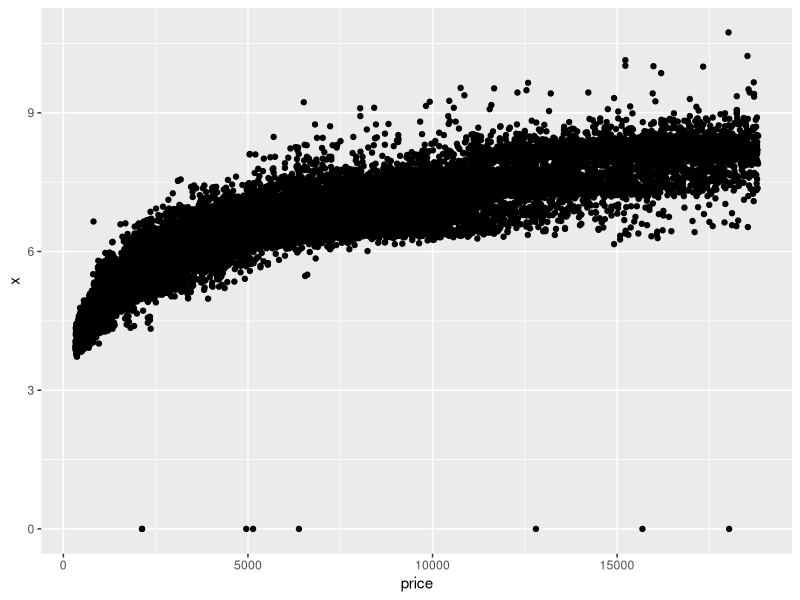
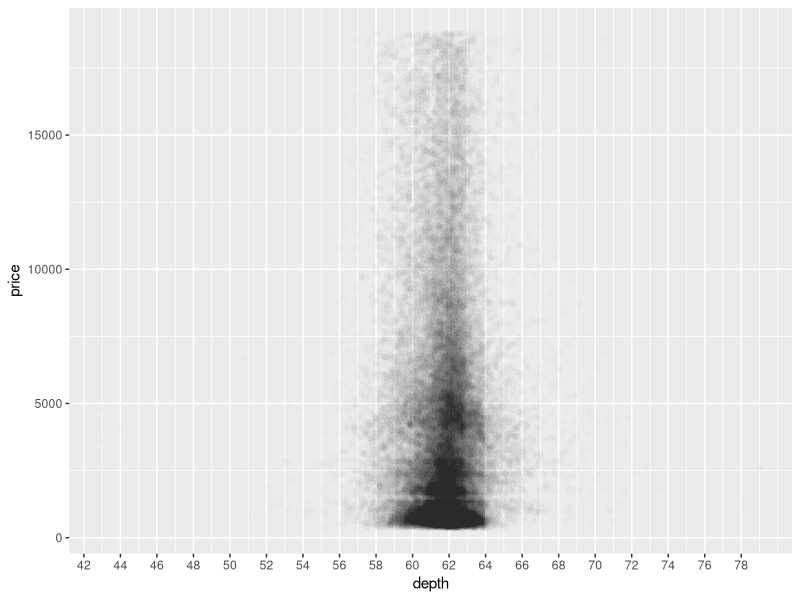
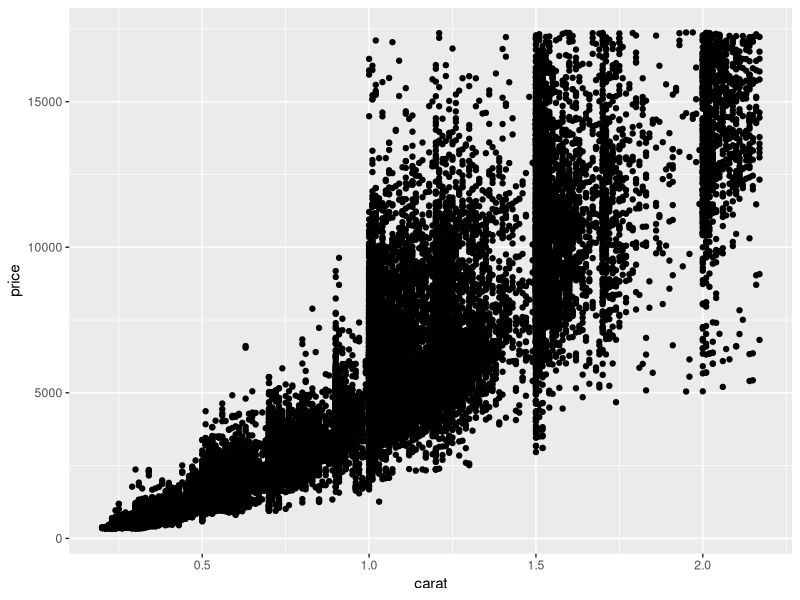
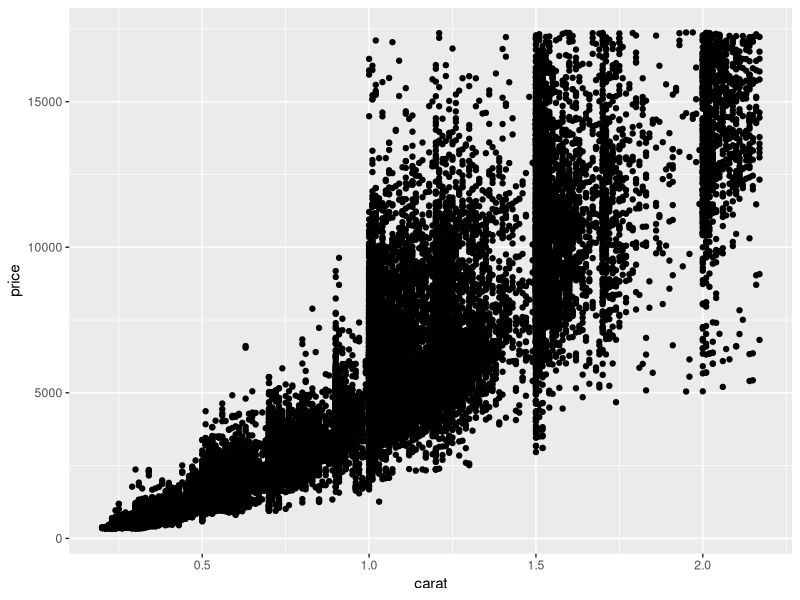
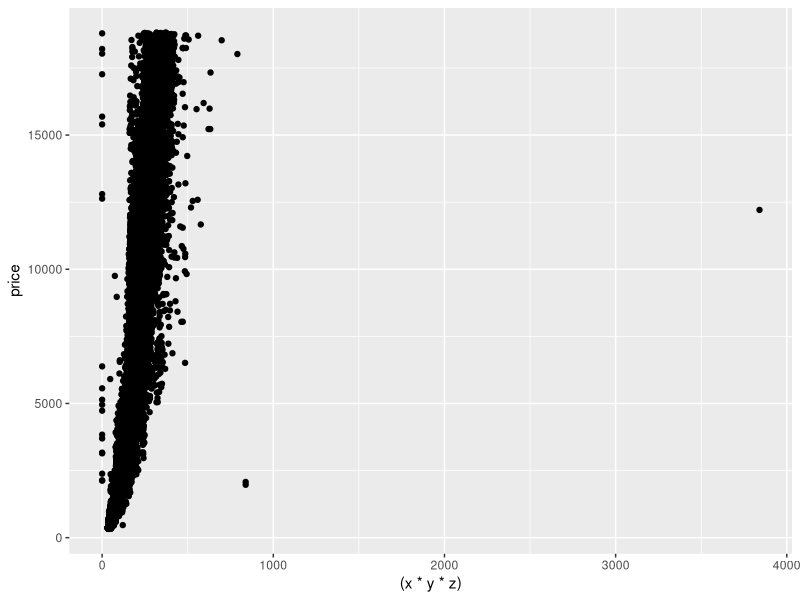
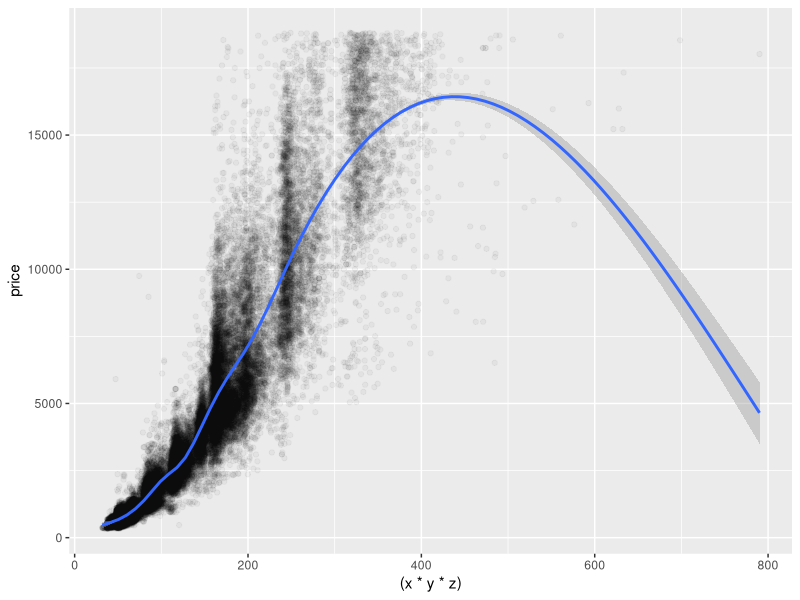
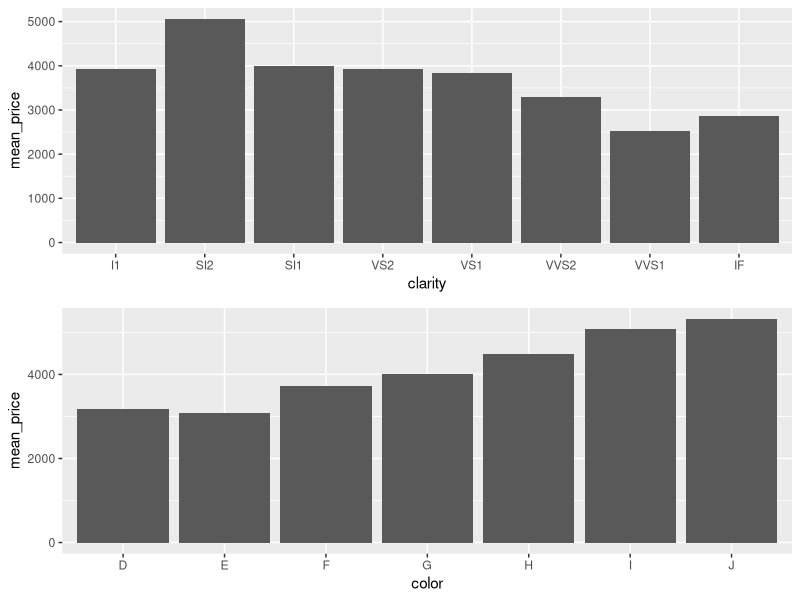

Generate these figures, in order, with R:
## ---- chunk 1
library(ggplot2)
library(dplyr)
library(gridExtra)
data(diamonds)
## ---- chunk 2
ggplot(aes(price, x), data = diamonds) + 
  geom_point()
## ---- chunk 3
cor.test(diamonds$price, diamonds$x)
cor.test(diamonds$price, diamonds$y)
cor.test(diamonds$price, diamonds$z)
## ---- chunk 4
ggplot(aes(depth, price), data = diamonds) + 
  geom_point(alpha = 1/100) + 
  scale_x_continuous(breaks = seq(0, 79, 2))
## ---- chunk 5
cor.test(diamonds$depth, diamonds$price)
## ---- chunk 6
ggplot(aes(carat, price), 
       data = subset(diamonds, diamonds$price < quantile(diamonds$price, probs = 0.99) &
                       diamonds$carat < quantile(diamonds$carat, probs = 0.99))) + 
  geom_point()
## ---- chunk 7
ggplot(aes(x = carat, y = price), 
       data = subset(diamonds, diamonds$price < quantile(diamonds$price, 0.99) &
                       diamonds$carat < quantile(diamonds$carat, 0.99))) + 
  geom_point()
## ---- chunk 8
ggplot(aes((x*y*z), price), data = diamonds) + 
  geom_point()
## ---- chunk 9
diamonds$volume <- diamonds$x * diamonds$y * diamonds$z
#count(diamonds$volume)
## ---- chunk 10
cor.test(subset(diamonds$price, !diamonds$volume== 0 & !diamonds$volume >= 800), subset(diamonds$volume, !diamonds$volume== 0 & !diamonds$volume >= 800))
## ---- chunk 11
ggplot(aes((x*y*z), price), 
       data = subset(diamonds, !diamonds$volume== 0 & !diamonds$volume >= 800)) + 
  geom_point(alpha = 1/25) + 
  geom_smooth(span = 5)
## ---- chunk 12
diamondsByClarity <- diamonds %>%
  group_by(clarity) %>%
  summarise(mean_price = mean(price),
            median_price = median(price), 
            min_price = min(price),
            max_price = max(price),
            n = n()) 
## ---- chunk 13
diamonds_by_clarity <- group_by(diamonds, clarity)
diamonds_mp_by_clarity <- summarise(diamonds_by_clarity, mean_price = mean(price))
diamonds_by_color <- group_by(diamonds, color)
diamonds_mp_by_color <- summarise(diamonds_by_color, mean_price = mean(price))
## ---- chunk 14
b1 <- ggplot(aes(x= clarity, y = mean_price), data = diamonds_mp_by_clarity) + geom_bar(stat="identity")
b2 <- ggplot(aes(color, mean_price), data = diamonds_mp_by_color) + geom_bar(stat="identity")
## ---- chunk 15
grid.arrange(b1, b2, ncol=1)
